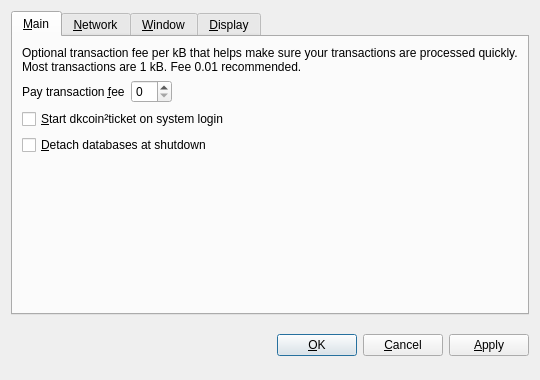
<?xml version="1.0" encoding="UTF-8"?>
<ui version="4.0">
 <class>OptionsDialog</class>
 <widget class="QDialog" name="OptionsDialog">
  <property name="geometry">
   <rect>
    <x>0</x>
    <y>0</y>
    <width>540</width>
    <height>380</height>
   </rect>
  </property>
  <property name="windowTitle">
   <string>Options</string>
  </property>
  <property name="modal">
   <bool>true</bool>
  </property>
  <layout class="QVBoxLayout" name="verticalLayout">
   <item>
    <widget class="QTabWidget" name="tabWidget">
     <property name="tabPosition">
      <enum>QTabWidget::North</enum>
     </property>
     <property name="currentIndex">
      <number>0</number>
     </property>
     <widget class="QWidget" name="tabMain">
      <attribute name="title">
       <string>&amp;Main</string>
      </attribute>
      <layout class="QVBoxLayout" name="verticalLayout_Main">
       <item>
        <widget class="QLabel" name="transactionFeeInfoLabel">
         <property name="text">
          <string>Optional transaction fee per kB that helps make sure your transactions are processed quickly. Most transactions are 1 kB. Fee 0.01 recommended.</string>
         </property>
         <property name="textFormat">
          <enum>Qt::PlainText</enum>
         </property>
         <property name="wordWrap">
          <bool>true</bool>
         </property>
        </widget>
       </item>
       <item>
        <layout class="QHBoxLayout" name="horizontalLayout_Main">
         <item>
          <widget class="QLabel" name="transactionFeeLabel">
           <property name="text">
            <string>Pay transaction &amp;fee</string>
           </property>
           <property name="textFormat">
            <enum>Qt::PlainText</enum>
           </property>
           <property name="buddy">
            <cstring>transactionFee</cstring>
           </property>
          </widget>
         </item>
         <item>
          <widget class="BitcoinAmountField" name="transactionFee"/>
         </item>
         <item>
          <spacer name="horizontalSpacer_Main">
           <property name="orientation">
            <enum>Qt::Horizontal</enum>
           </property>
           <property name="sizeHint" stdset="0">
            <size>
             <width>40</width>
             <height>20</height>
            </size>
           </property>
          </spacer>
         </item>
        </layout>
       </item>
       <item>
        <widget class="QCheckBox" name="bitcoinAtStartup">
         <property name="toolTip">
          <string>Automatically start dkcoin²ticket after logging in to the system.</string>
         </property>
         <property name="text">
          <string>&amp;Start dkcoin²ticket on system login</string>
         </property>
        </widget>
       </item>
       <item>
        <widget class="QCheckBox" name="detachDatabases">
         <property name="toolTip">
          <string>Detach block and address databases at shutdown. This means they can be moved to another data directory, but it slows down shutdown. The wallet is always detached.</string>
         </property>
         <property name="text">
          <string>&amp;Detach databases at shutdown</string>
         </property>
        </widget>
       </item>
       <item>
        <spacer name="verticalSpacer_Main">
         <property name="orientation">
          <enum>Qt::Vertical</enum>
         </property>
         <property name="sizeHint" stdset="0">
          <size>
           <width>20</width>
           <height>40</height>
          </size>
         </property>
        </spacer>
       </item>
      </layout>
     </widget>
     <widget class="QWidget" name="tabNetwork">
      <attribute name="title">
       <string>&amp;Network</string>
      </attribute>
      <layout class="QVBoxLayout" name="verticalLayout_Network">
       <item>
        <widget class="QCheckBox" name="mapPortUpnp">
         <property name="toolTip">
          <string>Automatically open the dkcoin²ticket client port on the router. This only works when your router supports UPnP and it is enabled.</string>
         </property>
         <property name="text">
          <string>Map port using &amp;UPnP</string>
         </property>
        </widget>
       </item>
       <item>
        <widget class="QCheckBox" name="connectSocks">
         <property name="toolTip">
          <string>Connect to the dkcoin²ticket network through a SOCKS proxy (e.g. when connecting through Tor).</string>
         </property>
         <property name="text">
          <string>&amp;Connect through SOCKS proxy:</string>
         </property>
        </widget>
       </item>
       <item>
        <layout class="QHBoxLayout" name="horizontalLayout_Network">
         <item>
          <widget class="QLabel" name="proxyIpLabel">
           <property name="text">
            <string>Proxy &amp;IP:</string>
           </property>
           <property name="textFormat">
            <enum>Qt::PlainText</enum>
           </property>
           <property name="buddy">
            <cstring>proxyIp</cstring>
           </property>
          </widget>
         </item>
         <item>
          <widget class="QValidatedLineEdit" name="proxyIp">
           <property name="maximumSize">
            <size>
             <width>140</width>
             <height>16777215</height>
            </size>
           </property>
           <property name="toolTip">
            <string>IP address of the proxy (e.g. 127.0.0.1)</string>
           </property>
          </widget>
         </item>
         <item>
          <widget class="QLabel" name="proxyPortLabel">
           <property name="text">
            <string>&amp;Port:</string>
           </property>
           <property name="textFormat">
            <enum>Qt::PlainText</enum>
           </property>
           <property name="buddy">
            <cstring>proxyPort</cstring>
           </property>
          </widget>
         </item>
         <item>
          <widget class="QLineEdit" name="proxyPort">
           <property name="maximumSize">
            <size>
             <width>55</width>
             <height>16777215</height>
            </size>
           </property>
           <property name="toolTip">
            <string>Port of the proxy (e.g. 9050)</string>
           </property>
          </widget>
         </item>
         <item>
          <widget class="QLabel" name="socksVersionLabel">
           <property name="text">
            <string>SOCKS &amp;Version:</string>
           </property>
           <property name="textFormat">
            <enum>Qt::PlainText</enum>
           </property>
           <property name="buddy">
            <cstring>socksVersion</cstring>
           </property>
          </widget>
         </item>
         <item>
          <widget class="QValueComboBox" name="socksVersion">
           <property name="toolTip">
            <string>SOCKS version of the proxy (e.g. 5)</string>
           </property>
          </widget>
         </item>
         <item>
          <spacer name="horizontalSpacer_Network">
           <property name="orientation">
            <enum>Qt::Horizontal</enum>
           </property>
           <property name="sizeHint" stdset="0">
            <size>
             <width>40</width>
             <height>20</height>
            </size>
           </property>
          </spacer>
         </item>
        </layout>
       </item>
       <item>
        <spacer name="verticalSpacer_Network">
         <property name="orientation">
          <enum>Qt::Vertical</enum>
         </property>
         <property name="sizeHint" stdset="0">
          <size>
           <width>20</width>
           <height>40</height>
          </size>
         </property>
        </spacer>
       </item>
      </layout>
     </widget>
     <widget class="QWidget" name="tabWindow">
      <attribute name="title">
       <string>&amp;Window</string>
      </attribute>
      <layout class="QVBoxLayout" name="verticalLayout_Window">
       <item>
        <widget class="QCheckBox" name="minimizeToTray">
         <property name="toolTip">
          <string>Show only a tray icon after minimizing the window.</string>
         </property>
         <property name="text">
          <string>&amp;Minimize to the tray instead of the taskbar</string>
         </property>
        </widget>
       </item>
       <item>
        <widget class="QCheckBox" name="minimizeOnClose">
         <property name="toolTip">
          <string>Minimize instead of exit the application when the window is closed. When this option is enabled, the application will be closed only after selecting Quit in the menu.</string>
         </property>
         <property name="text">
          <string>M&amp;inimize on close</string>
         </property>
        </widget>
       </item>
       <item>
        <spacer name="verticalSpacer_Window">
         <property name="orientation">
          <enum>Qt::Vertical</enum>
         </property>
         <property name="sizeHint" stdset="0">
          <size>
           <width>20</width>
           <height>40</height>
          </size>
         </property>
        </spacer>
       </item>
      </layout>
     </widget>
     <widget class="QWidget" name="tabDisplay">
      <attribute name="title">
       <string>&amp;Display</string>
      </attribute>
      <layout class="QVBoxLayout" name="verticalLayout_Display">
       <item>
        <layout class="QHBoxLayout" name="horizontalLayout_1_Display">
         <item>
          <widget class="QLabel" name="langLabel">
           <property name="text">
            <string>User Interface &amp;language:</string>
           </property>
           <property name="textFormat">
            <enum>Qt::PlainText</enum>
           </property>
           <property name="buddy">
            <cstring>lang</cstring>
           </property>
          </widget>
         </item>
         <item>
          <widget class="QValueComboBox" name="lang">
           <property name="toolTip">
            <string>The user interface language can be set here. This setting will take effect after restarting dkcoin²ticket.</string>
           </property>
          </widget>
         </item>
        </layout>
       </item>
       <item>
        <layout class="QHBoxLayout" name="horizontalLayout_2_Display">
         <item>
          <widget class="QLabel" name="unitLabel">
           <property name="text">
            <string>&amp;Unit to show amounts in:</string>
           </property>
           <property name="textFormat">
            <enum>Qt::PlainText</enum>
           </property>
           <property name="buddy">
            <cstring>unit</cstring>
           </property>
          </widget>
         </item>
         <item>
          <widget class="QValueComboBox" name="unit">
           <property name="toolTip">
            <string>Choose the default subdivision unit to show in the interface and when sending coins.</string>
           </property>
          </widget>
         </item>
        </layout>
       </item>
       <item>
        <widget class="QCheckBox" name="displayAddresses">
         <property name="toolTip">
          <string>Whether to show dkcoin²ticket addresses in the transaction list.</string>
         </property>
         <property name="text">
          <string>&amp;Display addresses in transaction list</string>
         </property>
        </widget>
       </item>
       <item>
        <widget class="QCheckBox" name="coinControlFeatures">
         <property name="toolTip">
          <string>Whether to show coin control features or not.</string>
         </property>
         <property name="text">
          <string>Display coin &amp;control features (experts only!)</string>
         </property>
        </widget>
       </item>
       <item>
        <spacer name="verticalSpacer_Display">
         <property name="orientation">
          <enum>Qt::Vertical</enum>
         </property>
         <property name="sizeHint" stdset="0">
          <size>
           <width>20</width>
           <height>40</height>
          </size>
         </property>
        </spacer>
       </item>
      </layout>
     </widget>
    </widget>
   </item>
   <item>
    <layout class="QHBoxLayout" name="horizontalLayout_Buttons">
     <item>
      <spacer name="horizontalSpacer_1">
       <property name="orientation">
        <enum>Qt::Horizontal</enum>
       </property>
       <property name="sizeHint" stdset="0">
        <size>
         <width>40</width>
         <height>48</height>
        </size>
       </property>
      </spacer>
     </item>
     <item>
      <widget class="QLabel" name="statusLabel">
       <property name="font">
        <font>
         <weight>75</weight>
         <bold>true</bold>
        </font>
       </property>
       <property name="text">
        <string/>
       </property>
       <property name="textFormat">
        <enum>Qt::PlainText</enum>
       </property>
       <property name="wordWrap">
        <bool>true</bool>
       </property>
      </widget>
     </item>
     <item>
      <spacer name="horizontalSpacer_2">
       <property name="orientation">
        <enum>Qt::Horizontal</enum>
       </property>
       <property name="sizeHint" stdset="0">
        <size>
         <width>40</width>
         <height>48</height>
        </size>
       </property>
      </spacer>
     </item>
     <item>
      <widget class="QPushButton" name="okButton">
       <property name="text">
        <string>&amp;OK</string>
       </property>
      </widget>
     </item>
     <item>
      <widget class="QPushButton" name="cancelButton">
       <property name="text">
        <string>&amp;Cancel</string>
       </property>
       <property name="autoDefault">
        <bool>false</bool>
       </property>
      </widget>
     </item>
     <item>
      <widget class="QPushButton" name="applyButton">
       <property name="text">
        <string>&amp;Apply</string>
       </property>
       <property name="autoDefault">
        <bool>false</bool>
       </property>
      </widget>
     </item>
    </layout>
   </item>
  </layout>
 </widget>
 <customwidgets>
  <customwidget>
   <class>BitcoinAmountField</class>
   <extends>QSpinBox</extends>
   <header>bitcoinamountfield.h</header>
  </customwidget>
  <customwidget>
   <class>QValueComboBox</class>
   <extends>QComboBox</extends>
   <header>qvaluecombobox.h</header>
  </customwidget>
  <customwidget>
   <class>QValidatedLineEdit</class>
   <extends>QLineEdit</extends>
   <header>qvalidatedlineedit.h</header>
  </customwidget>
 </customwidgets>
 <resources/>
 <connections/>
</ui>
